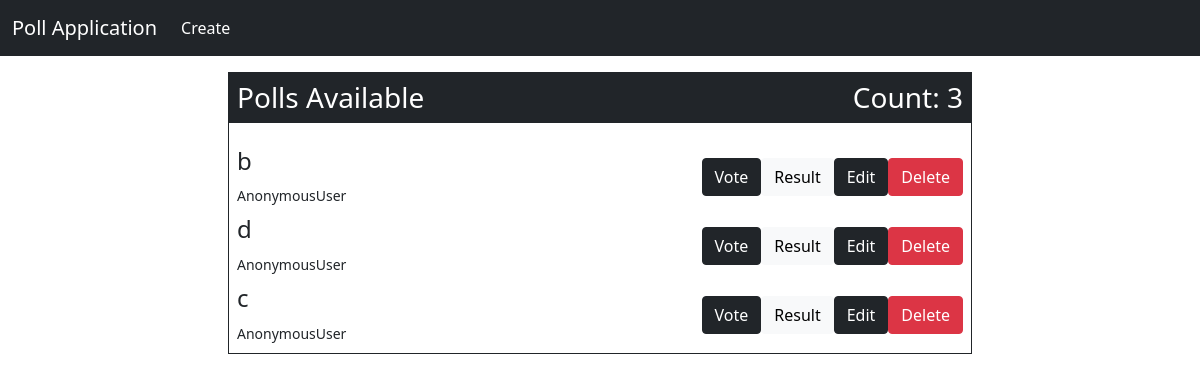
Before: / with the older database file.
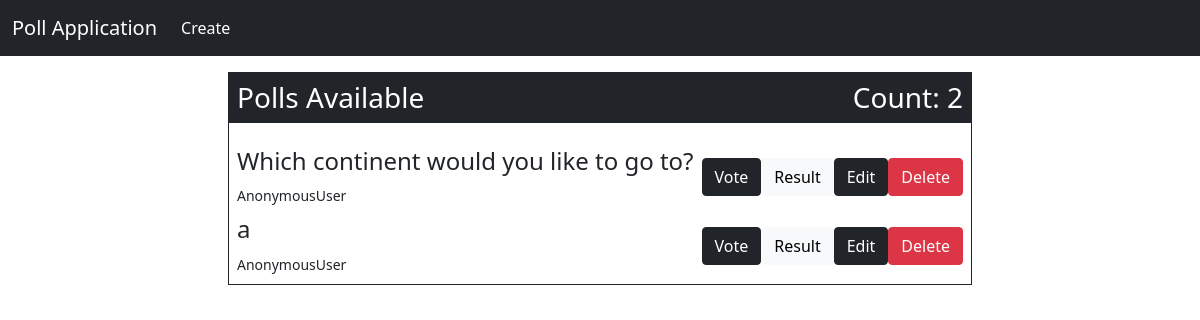
After: the same page with the newer database file.
### base/models.py (models this page shows, shortened)
class Poll(models.Model):
    poll_uuid = models.UUIDField(default=uuid.uuid4)
    poll_img = models.ImageField(blank=True, null=True, upload_to='vote_img')
    question = models.TextField(max_length=65)
    question_slug = models.SlugField(default=None)
    question_one = models.CharField(max_length=30)
    question_two = models.CharField(max_length=30)
    question_three = models.CharField(max_length=30)
    question_one_count = models.IntegerField(default=0)
    question_two_count = models.IntegerField(default=0)
    question_three_count = models.IntegerField(default=0)
    date_created = models.DateField(default=datetime.now, blank=True, null=True)

### base/views.py (the view)
# urls.py: path('', base_view.home, name='home'),
def home(request):
    poll_list = Poll.objects.all()
    total_polls = poll_list.count()
    context = {'poll_list': poll_list, 'total_polls': total_polls}
    return render(request, 'base/home.html', context)

### base/templates/base/home.html (shortened to what this page needs)
{% extends 'base/main.html' %}
{% block header %}
    Polls Available
    <div class="float-end">
        count: {{ total_polls }}
    </div>
{% endblock header %}
{% block content %}
    {% for data in poll_list %}
        <div class="d-flex justify-content-between mt-2">
            <div class="w-75">
                <h4>{{ data.question }}</h4>
                <small>{{ request.user }}</small>
            </div>
            <div class="button-div d-flex align-items-center">
                <a href="{% url 'vote' data.question_slug data.poll_uuid %}" class="btn btn-dark">Vote</a>
                <a href="{% url 'result' data.question_slug data.poll_uuid %}" class="btn btn-light">Result</a>
                <a href="{% url 'edit' data.question_slug data.poll_uuid %}" class="btn btn-dark">Edit</a>
                <a href="{% url 'delete' data.question_slug data.poll_uuid %}" class="btn btn-danger">Delete</a>
            </div>
        </div>
    {% endfor %}
{% endblock content %}

### base/templates/base/main.html (shortened to what this page needs)
{% load static %}
<!DOCTYPE html>
<html lang="en">
<head>
    <link rel="stylesheet" href="{% static 'base/bootstrap/css/bootstrap.css' %}">
</head>
<body>
    <nav class="navbar navbar-expand-lg navbar-dark bg-dark mb-3">
        <div class="container-fluid">
          <a class="navbar-brand" href="{% url 'home' %}">Poll Application</a>
          <div class="collapse navbar-collapse" id="navbarNav">
            <ul class="navbar-nav">
              <li class="nav-item">
                <a class="nav-link text-white" href="{% url 'create' %}">Create</a>
              </li>
            </ul>
          </div>
        </div>
      </nav>
    <div class="container-sm d-flex justify-content-center">
      <div class="col-8">
        <div class="border border-dark">
        <h3 class="bg-dark text-white p-2 text-capitalize">{% block header %} Poll {% endblock header %}</h3>
          <div class="p-2">
            {% block content %}
            {% endblock content %}
          </div>
        </div>
      </div>
    </div>
</body>
</html>

Changed rows visible on the page:
removed Poll: question "b", user "AnonymousUser"
removed Poll: question "d", user "AnonymousUser"
removed Poll: question "c", user "AnonymousUser"
added Poll: question "Which continent would you like to go to?", user "AnonymousUser"
added Poll: question "a", user "AnonymousUser"
Other visible differences:
{{ total_polls }}: "3" → "2"
